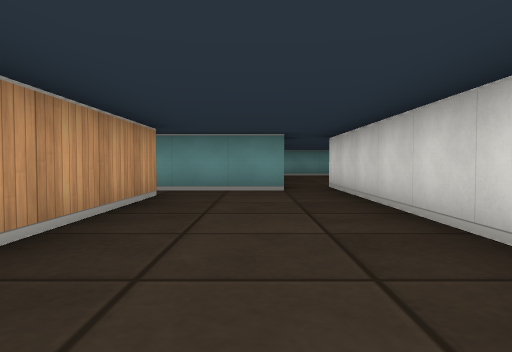
view 1 (above)

24 first-person views from a walk through a cub3D maze. The camera is about half as high as the walls, tilts 2° down and sees 70° across. The floor is counted in squares. Each view is taken from the middle of a square. On the plan, view 1 faces up. The plan holds only what a view shows up to about 9 squares ahead; the rest is blank.

view 2
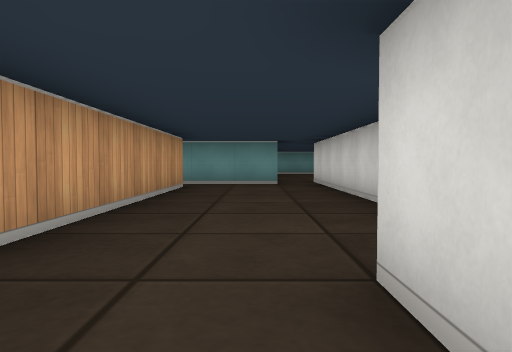

view 3
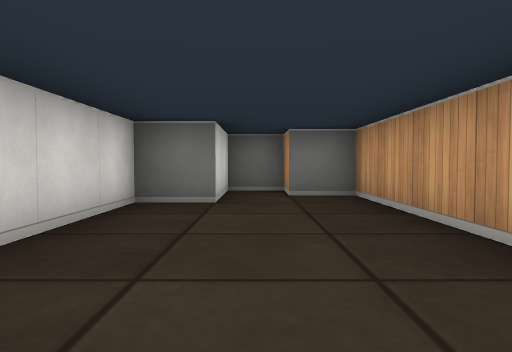

view 4
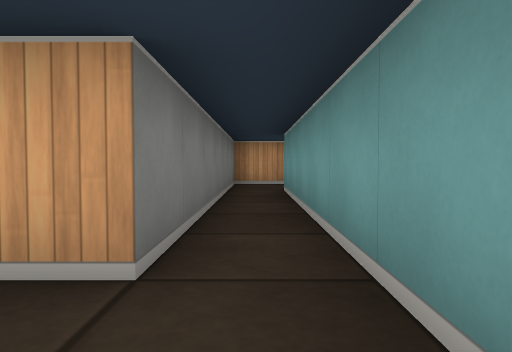

view 5
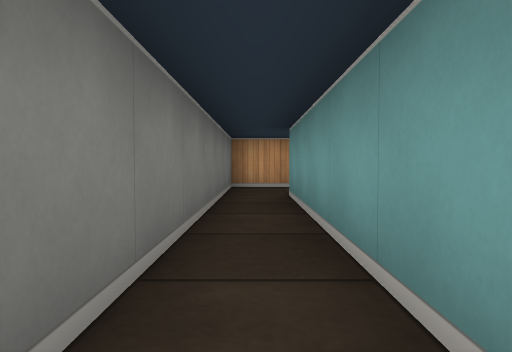

view 6
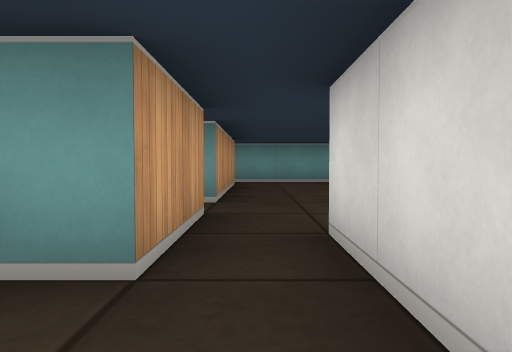

view 7
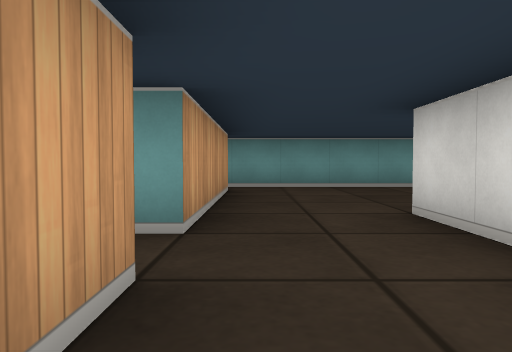

view 8
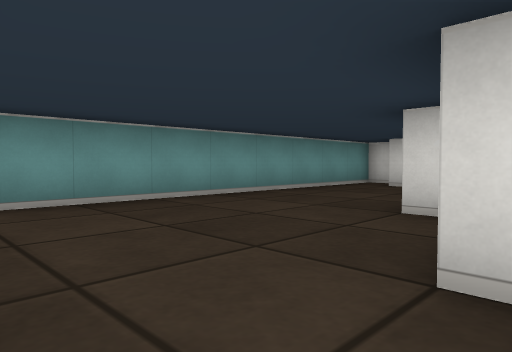

view 9
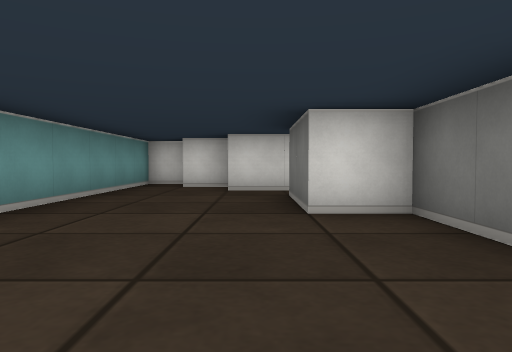

view 10
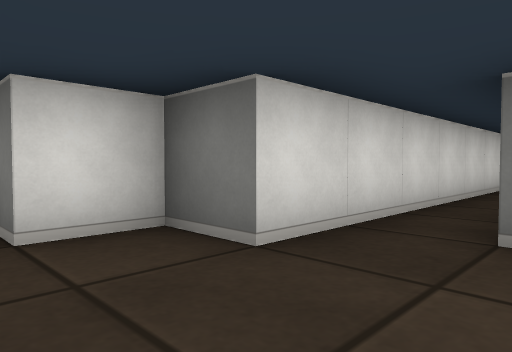

view 11
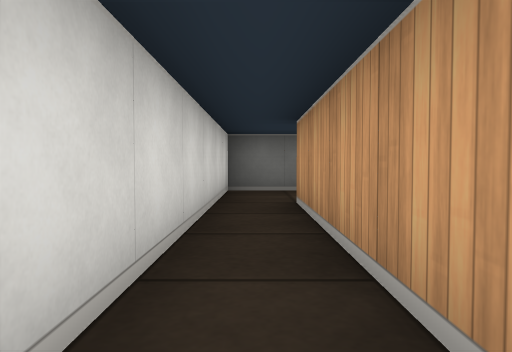

view 12
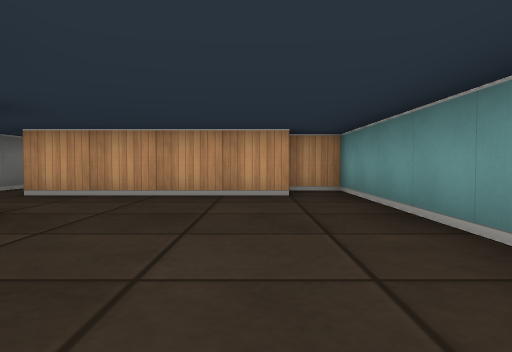

view 13
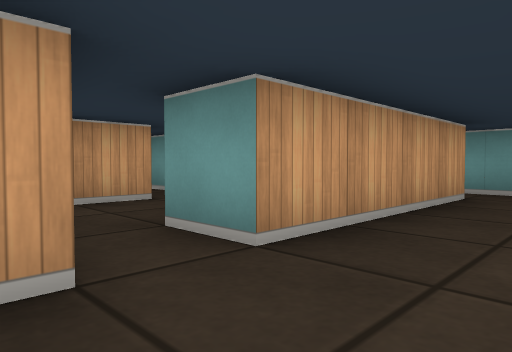

view 14
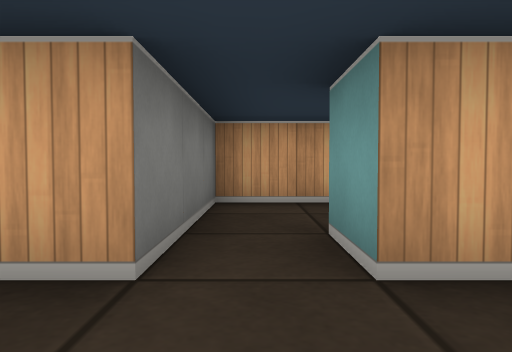

view 15
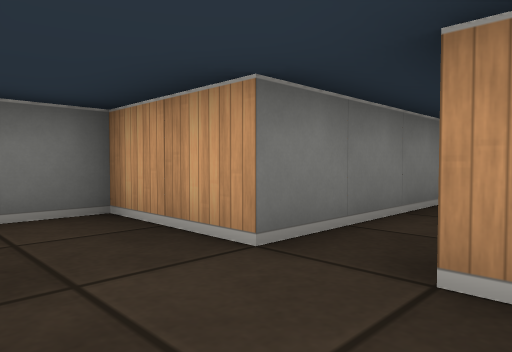

view 16
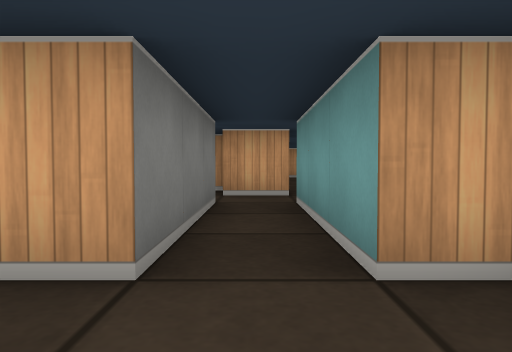

view 17
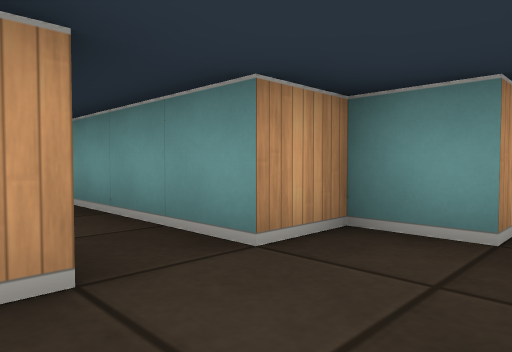

view 18
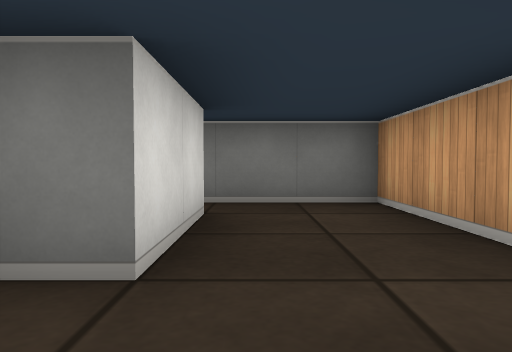

view 19
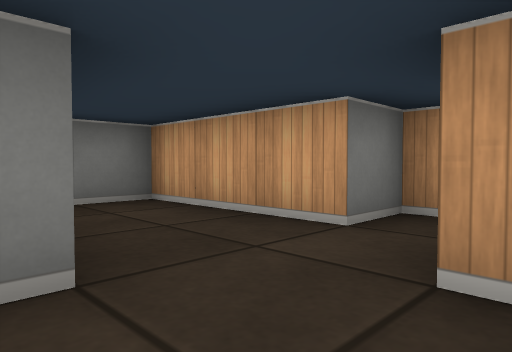

view 20
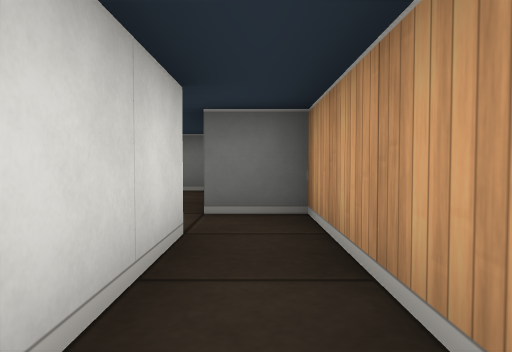

view 21
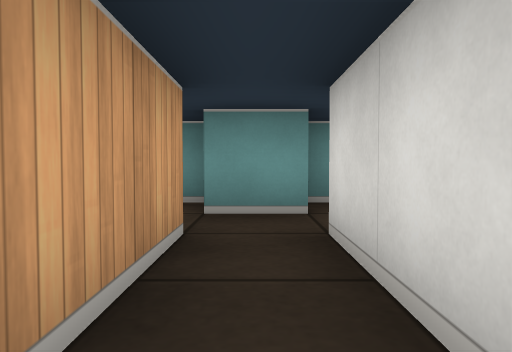

view 22
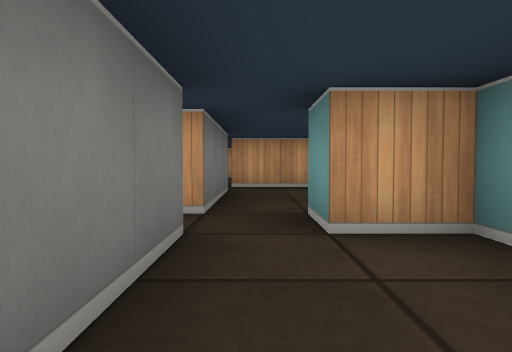

view 23
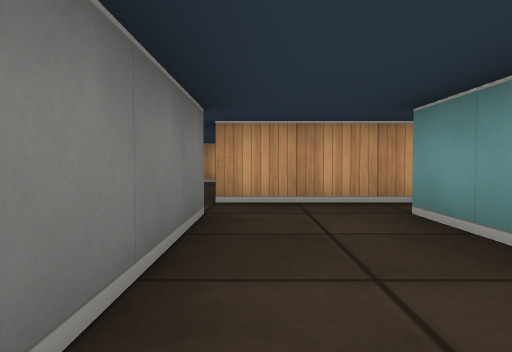

view 24
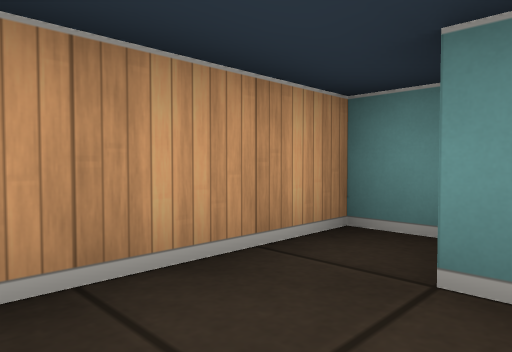

### Floor plan
Ten units are one square. View 1 is at (0, 0); x grows to the right and y downward. Boxes are objects, and circles mark ways between rooms. Rooms are numbered by the first view taken in them; rooms with no view inside come last. Other rooms are left out.
<svg viewBox="-140 -150 240 180">
<path fill="none" stroke="#000" d="M5 -65 -65 -65 -65 -85M-85 -85 -85 -55 -15 -55 -15 15 -5 15 -5 25 5 25 5 5 15 5 15 -65M-5 -85 5 -85 5 -65M5 -95 -5 -95M15 -65 15 -75M31 -105 45 -105 45 -115 65 -115 65 -75M25 -91 25 -105M5 -136 5 -95M75 -75 75 -125 85 -125 85 -135 89 -135M95 -136 95 -145 -5 -145 -5 -135M-14 -125 -25 -125 -25 -115 -55 -115M-56 -105 -25 -105M-65 -115 -65 -105M-25 -105 -25 -85 -5 -85M-85 -95 -85 -115M-75 -105 -75 -95M-65 -85 -59 -85M-95 -115 -95 -85 -85 -85M-96 -135 -125 -135M-125 -115 -95 -115M-128 -145 -135 -145 -135 -115M-85 -125 -95 -125M-80 -135 -85 -135 -85 -125M-85 -115 -65 -115"/>
<circle cx="10" cy="-70" r="3" fill="#2a7"/>
<circle cx="-75" cy="-75" r="3" fill="#2a7"/>
<circle cx="15" cy="-100" r="3" fill="#2a7"/>
<circle cx="0" cy="-90" r="3" fill="#2a7"/>
<circle cx="-15" cy="-100" r="3" fill="#2a7"/>
<circle cx="-60" cy="-100" r="3" fill="#2a7"/>
<circle cx="-60" cy="-110" r="3" fill="#2a7"/>
<circle cx="-90" cy="-105" r="3" fill="#2a7"/>
<circle cx="-75" cy="-120" r="3" fill="#2a7"/>
<text x="-10" y="-40">1</text>
<text x="10" y="-80">2</text>
<text x="40" y="-120">3</text>
<text x="-30" y="-110">4</text>
<text x="-20" y="-100">5</text>
<text x="-80" y="-90">6</text>
<text x="-110" y="-130">7</text>
<text x="-70" y="-130">8</text>
</svg>
Room 1 opens to room 2. Room 1 opens to room 6. Room 2 opens to room 3. Room 2 opens to room 5. Room 4 opens to room 5. Room 4 opens to room 6. Room 4 opens to room 8. Room 6 opens to room 7. Room 7 opens to room 8.

Where each view was taken, in squares from view 1:
view 1: 0 up, 0 right, facing up
view 2: 2 down, 0 right, facing up
view 3: 4 up, 0 right, facing down
view 4: 6 up, 0 right, facing left
view 5: 6 up, 1 left, facing left
view 6: 5 up, 1 right, facing up
view 7: 7 up, 1 right, facing up
view 8: 10 up, 1 right, facing up-right
view 9: 12 up, 1 right, facing right
view 10: 14 up, 6 right, facing down-right
view 11: 12 up, 7 right, facing down
view 12: 13 up, 6 right, facing left
view 13: 8 up, 2 right, facing up-left
view 14: 9 up, 2 right, facing left
view 15: 12 up, 1 left, facing down-left
view 16: 11 up, 1 left, facing left
view 17: 10 up, 1 left, facing up-left
view 18: 10 up, 7 left, facing down
view 19: 10 up, 6 left, facing down-left
view 20: 12 up, 9 left, facing down
view 21: 9 up, 9 left, facing up
view 22: 12 up, 6 left, facing left
view 23: 12 up, 9 left, facing left
view 24: 12 up, 12 left, facing up-left
